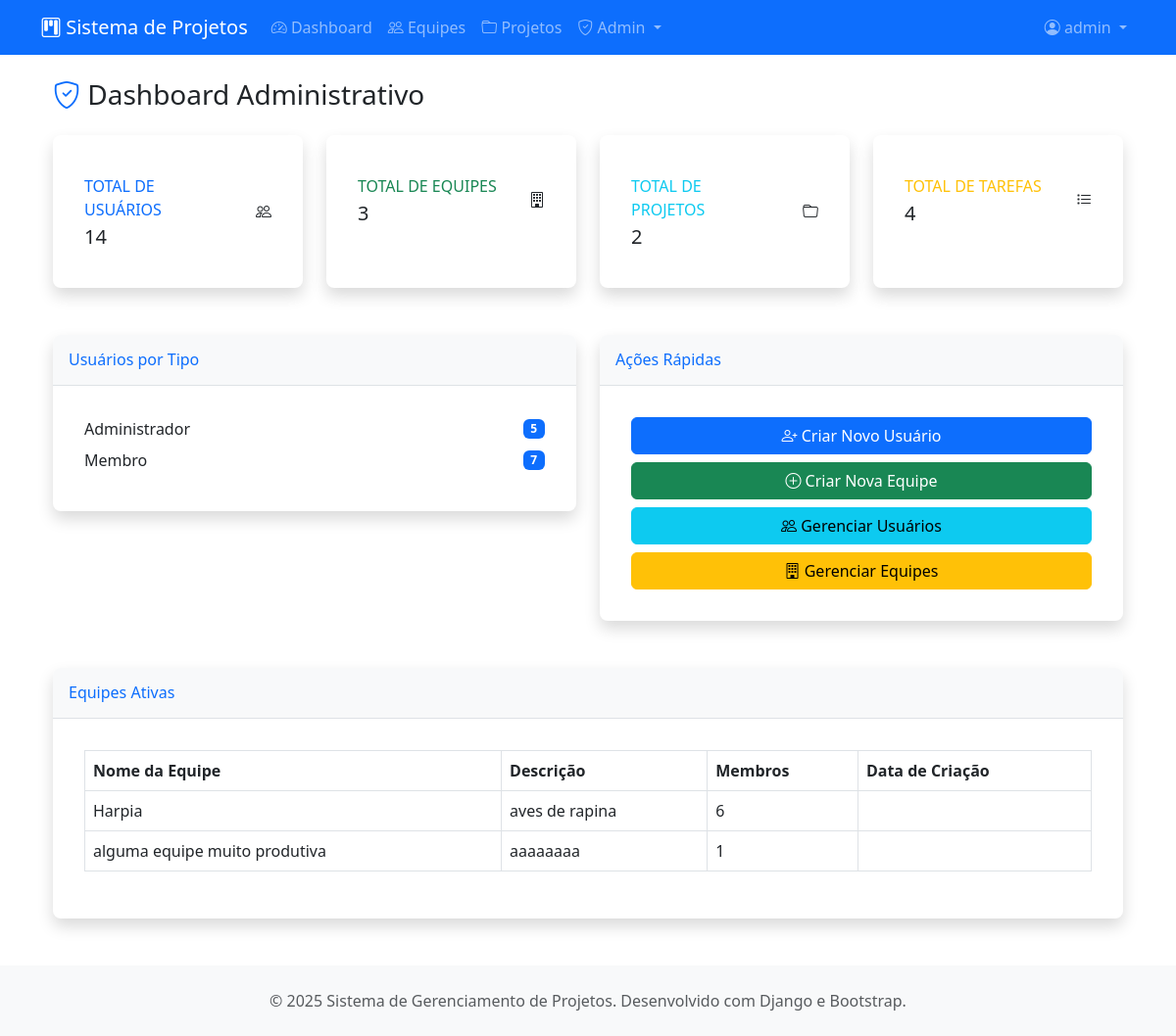
Page /projetos/admin-dashboard/ (signed in) on the earlier database version.
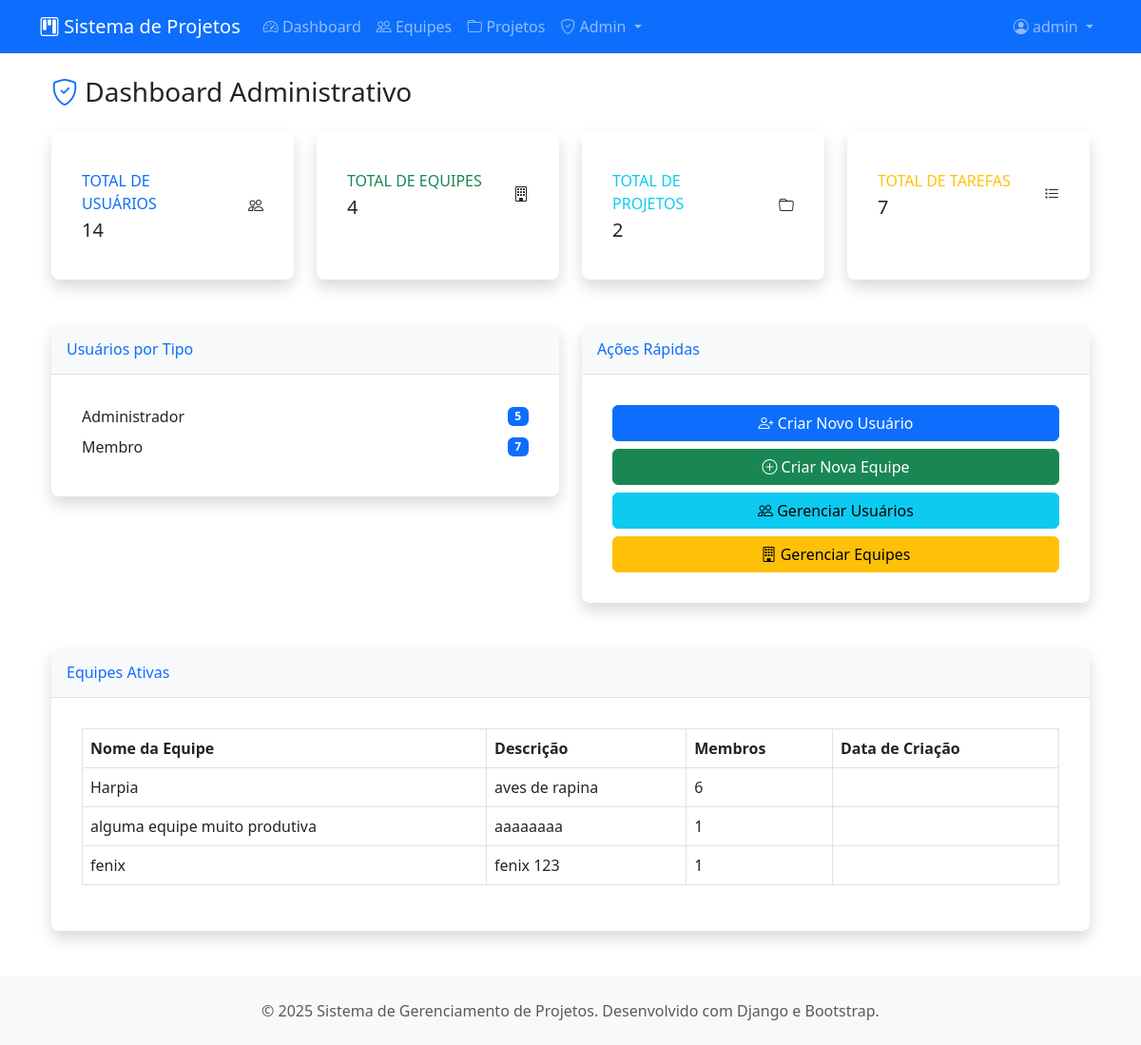
Same page on the later database version.
### projetos/models.py (models this page shows, shortened)
class Equipe(models.Model):
    nome = models.CharField(max_length=100, verbose_name="Nome da Equipe")
    descricao = models.TextField(blank=True, verbose_name="Descrição")
    criada_em = models.DateTimeField(auto_now_add=True)
    criada_por = models.ForeignKey(User, on_delete=models.CASCADE, related_name="equipes_criadas")
    ativa = models.BooleanField(default=True, verbose_name="Equipe Ativa")
    class Meta:
        verbose_name = "Equipe"
        verbose_name_plural = "Equipes"
        ordering = ["nome"]

### projetos/views.py (the view)
# urls.py: path('admin-dashboard/', views.admin_dashboard, name='admin-dashboard'),
@login_required
def admin_dashboard(request):
    if not hasattr(request.user, 'perfil') or request.user.perfil.tipo_usuario != 'admin':
        messages.error(request, 'Acesso negado. Apenas administradores podem acessar esta área.')
        return redirect('projetos:dashboard')
    total_usuarios = User.objects.count()
    total_equipes = Equipe.objects.count()
    total_projetos = Projeto.objects.count()
    total_tarefas = Tarefa.objects.count()
    usuarios_por_tipo = {}
    for choice in [('admin', 'Administrador'), ('membro', 'Membro')]:
        usuarios_por_tipo[choice[1]] = PerfilUsuario.objects.filter(tipo_usuario=choice[0]).count()
    equipes_ativas = Equipe.objects.filter(ativa=True)
    context = {
        'total_usuarios': total_usuarios,
        'total_equipes': total_equipes,
        'total_projetos': total_projetos,
        'total_tarefas': total_tarefas,
        'usuarios_por_tipo': usuarios_por_tipo,
        'equipes_ativas': equipes_ativas,
    }
    return render(request, 'projetos/admin/dashboard.html', context)

### projetos/templates/projetos/admin/dashboard.html (shortened to what the changed rows need)
{% extends "projetos/base.html" %}
{% block content %}
<div class="container-fluid">
    <div class="row">
        <div class="col-12">
            <h1 class="h3 mb-4">
                <i class="bi bi-shield-check text-primary"></i> Dashboard Administrativo
            </h1>
        </div>
    </div>
    <div class="row mb-4">
        <div class="col-xl-3 col-md-6 mb-4">
            <div class="card border-left-success shadow h-100 py-2">
                <div class="card-body">
                    <div class="row no-gutters align-items-center">
                        <div class="col mr-2">
                            <div class="text-xs font-weight-bold text-success text-uppercase mb-1">
                                Total de Equipes</div>
                            <div class="h5 mb-0 font-weight-bold text-gray-800">{{ total_equipes }}</div>
                        </div>
                    </div>
                </div>
            </div>
        </div>
        <div class="col-xl-3 col-md-6 mb-4">
            <div class="card border-left-warning shadow h-100 py-2">
                <div class="card-body">
                    <div class="row no-gutters align-items-center">
                        <div class="col mr-2">
                            <div class="text-xs font-weight-bold text-warning text-uppercase mb-1">
                                Total de Tarefas</div>
                            <div class="h5 mb-0 font-weight-bold text-gray-800">{{ total_tarefas }}</div>
                        </div>
                    </div>
                </div>
            </div>
        </div>
    </div>
    <div class="row mb-4">
        <div class="col-lg-6">
            <div class="card shadow mb-4">
                <div class="card-body">
                    {% for tipo, quantidade in usuarios_por_tipo.items %}
                    <div class="d-flex justify-content-between align-items-center mb-2">
                        <span class="font-weight-bold">{{ tipo }}</span>
                        <span class="badge bg-primary">{{ quantidade }}</span>
                    </div>
                    {% endfor %}
                </div>
            </div>
        </div>
    </div>
    <div class="row">
        <div class="col-12">
            <div class="card shadow mb-4">
                <div class="card-body">
                    {% if equipes_ativas %}
                    <div class="table-responsive">
                        <table class="table table-bordered" width="100%" cellspacing="0">
                            <thead>
                                <tr>
                                    <th>Nome da Equipe</th>
                                    <th>Descrição</th>
                                    <th>Membros</th>
                                    <th>Data de Criação</th>
                                </tr>
                            </thead>
                            <tbody>
                                {% for equipe in equipes_ativas %}
                                <tr>
                                    <td>{{ equipe.nome }}</td>
                                    <td>{{ equipe.descricao|truncatewords:10 }}</td>
                                    <td>{{ equipe.membros.count }}</td>
                                    <td>{{ equipe.data_criacao|date:"d/m/Y" }}</td>
                                </tr>
                                {% endfor %}
                            </tbody>
                        </table>
                    </div>
                    {% else %}
                    <p class="text-muted">Nenhuma equipe ativa encontrada.</p>
                    {% endif %}
                </div>
            </div>
        </div>
    </div>
</div>
{% endblock %}

Differences in the rows shown:
added Equipe: nome "fenix", descricao "fenix 123", membros.count "1"
Other differences:
{{ total_equipes }}: "3" → "4"
{{ total_tarefas }}: "4" → "7"
